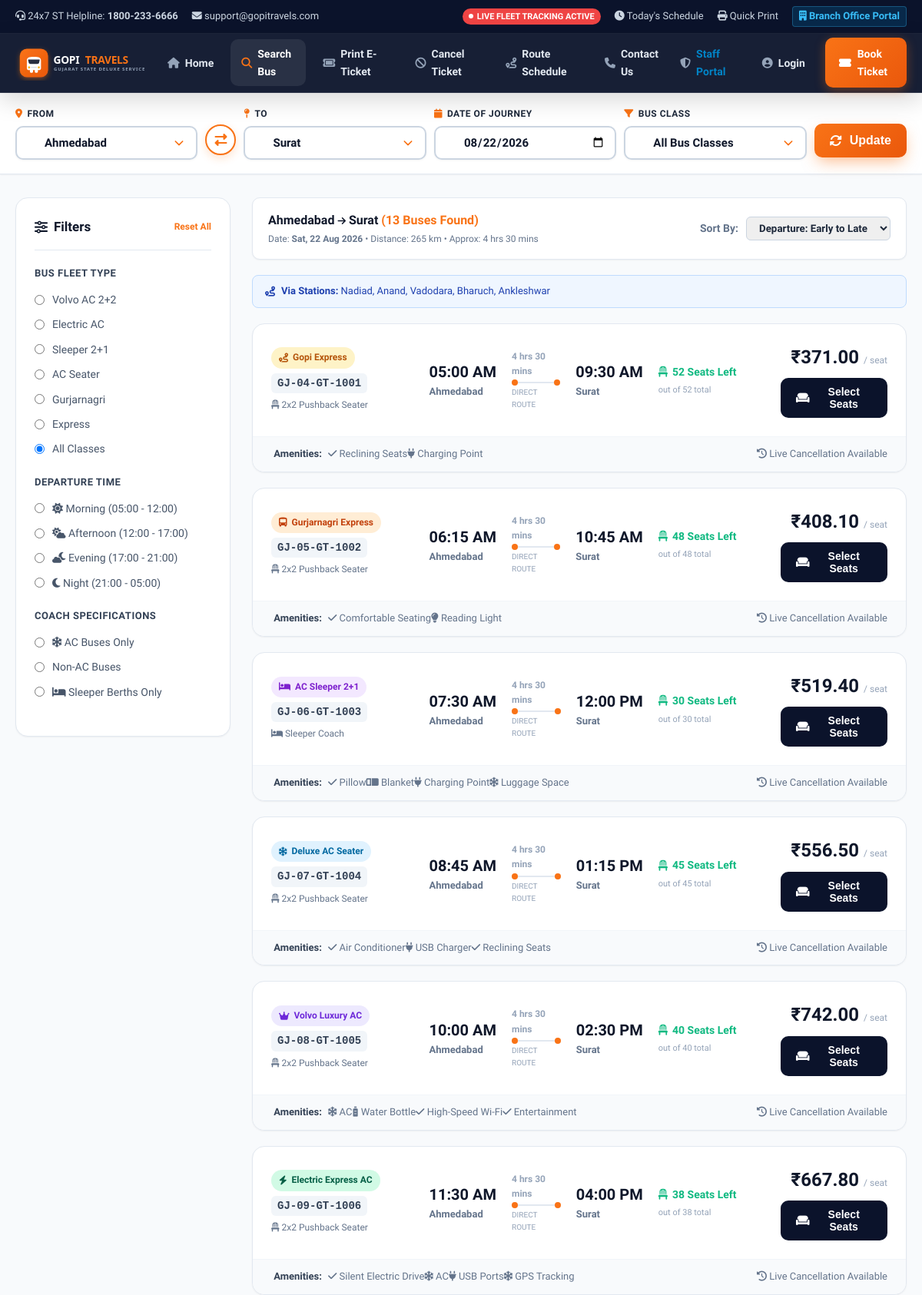
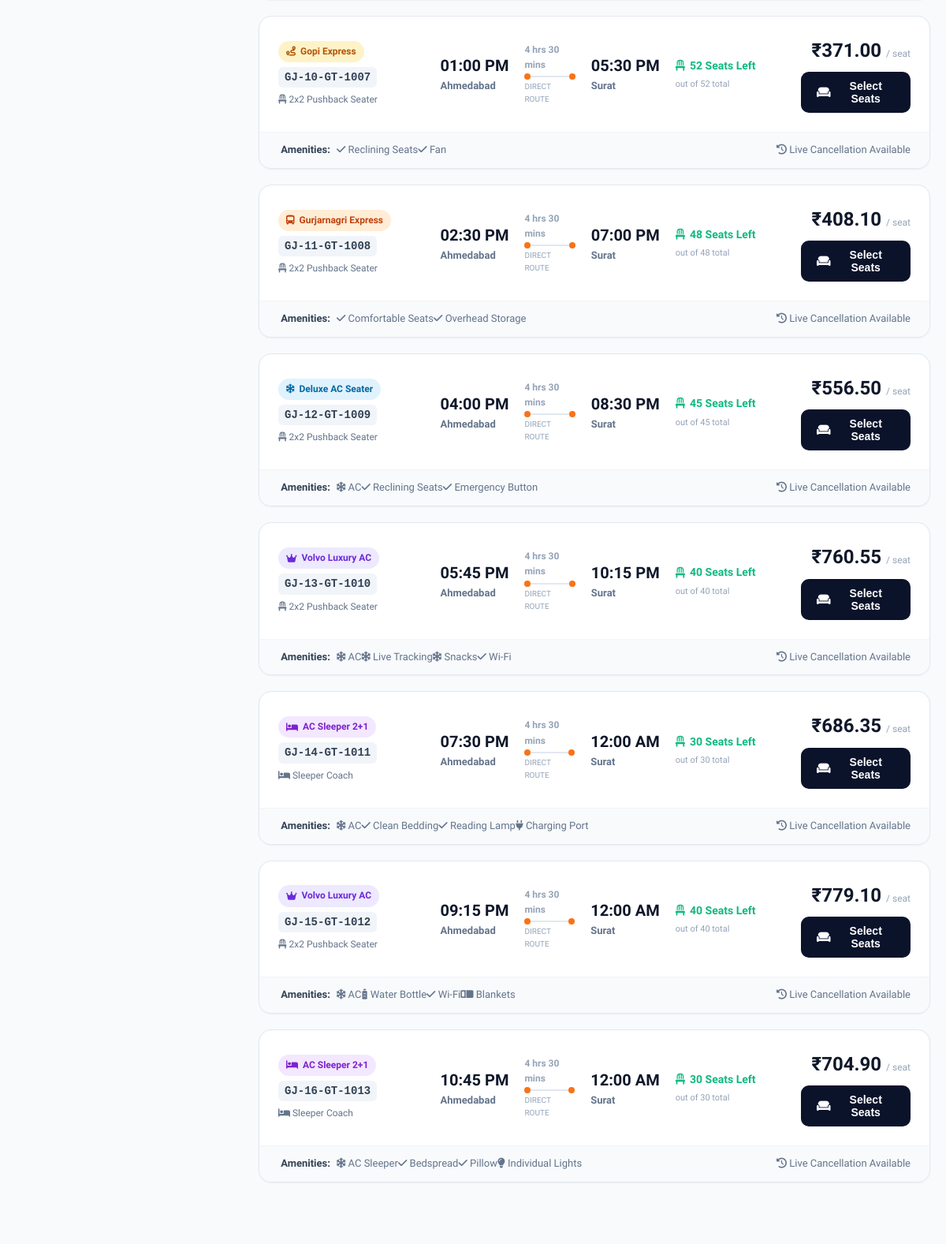
Screenshot of /search.php (upper part) with the database file from the repository (2 pictures, top to bottom).
### tables this page shows
CREATE TABLE `routes` (
  `id` INT AUTO_INCREMENT PRIMARY KEY,
  `source_city` VARCHAR(100) NOT NULL,
  `destination_city` VARCHAR(100) NOT NULL,
  `distance_km` INT NOT NULL,
  `estimated_time` VARCHAR(50) NOT NULL,
  `via_cities` VARCHAR(255) DEFAULT NULL,
  `created_at` TIMESTAMP DEFAULT CURRENT_TIMESTAMP,
  INDEX `idx_source_city` (`source_city`),
  INDEX `idx_destination_city` (`destination_city`)
);

CREATE TABLE `buses` (
  `id` INT AUTO_INCREMENT PRIMARY KEY,
  `bus_number` VARCHAR(30) NOT NULL UNIQUE,
  `route_id` INT NOT NULL,
  `bus_class` ENUM('Express', 'Gurjarnagri', 'Sleeper 2+1', 'AC Seater', 'Volvo AC 2+2', 'Electric AC') NOT NULL,
  `total_seats` INT NOT NULL DEFAULT 40,
  `fare` DECIMAL(10, 2) NOT NULL,
  `departure_time` TIME NOT NULL,
  `arrival_time` TIME NOT NULL,
  `is_ac` TINYINT(1) DEFAULT 0,
  `is_sleeper` TINYINT(1) DEFAULT 0,
  `amenities` TEXT DEFAULT NULL,
  `status` ENUM('Active', 'Maintenance', 'Cancelled') DEFAULT 'Active',
  `created_at` TIMESTAMP DEFAULT CURRENT_TIMESTAMP,
  FOREIGN KEY (`route_id`) REFERENCES `routes`(`id`) ON DELETE CASCADE,
  INDEX `idx_route_id` (`route_id`),
  INDEX `idx_bus_class` (`bus_class`)
);

### search.php (the view, shortened to what the rows shown need)
<?php
require_once __DIR__ . '/includes/header.php';
$pdo = get_db_connection();
$source = isset($_GET['source']) ? sanitize($_GET['source']) : 'Ahmedabad';
$destination = isset($_GET['destination']) ? sanitize($_GET['destination']) : 'Surat';
$journeyDate = isset($_GET['journey_date']) && !empty($_GET['journey_date']) ? sanitize($_GET['journey_date']) : date('Y-m-d');
$sortBy = isset($_GET['sort']) ? sanitize($_GET['sort']) : 'dep_asc';
$route = null;
$buses = [];
if ($pdo) {
    $routeStmt = $pdo->prepare("SELECT * FROM routes WHERE source_city = ? AND destination_city = ? LIMIT 1");
    $routeStmt->execute([$source, $destination]);
    $route = $routeStmt->fetch();
    if ($route) {
        $sql = "SELECT b.*, r.source_city, r.destination_city, r.distance_km, r.estimated_time, r.via_cities
                FROM buses b
                JOIN routes r ON b.route_id = r.id
                WHERE b.route_id = ? AND b.status = 'Active'";
        $params = [$route['id']];
        switch ($sortBy) {
            case 'dep_asc':
            default:
                $sql .= " ORDER BY b.departure_time ASC";
                break;
        }
        $busStmt = $pdo->prepare($sql);
        $busStmt->execute($params);
        $buses = $busStmt->fetchAll();
    }
}
?>
<div class="container">
    <div class="search-results-layout">
        <main>
            <div class="results-header-bar">
                <div class="results-summary">
                    <?= htmlspecialchars($source); ?> <i class="fas fa-arrow-right text-primary mx-1" style="font-size:12px;"></i> <?= htmlspecialchars($destination); ?>
                    <span>(<?= count($buses); ?> Buses Found)</span>
                    <div style="font-size:12px; color:#64748b; font-weight:500; margin-top:2px;">
                        Date: <strong><?= format_date($journeyDate); ?></strong>
                        <?php if ($route): ?>
                            &bull; Distance: <?= $route['distance_km']; ?> km &bull; Approx: <?= $route['estimated_time']; ?>
                        <?php endif; ?>
                    </div>
                </div>
            </div>
            <?php if ($route && !empty($route['via_cities'])): ?>
                <div style="background: #eff6ff; border: 1px solid #bfdbfe; border-radius: 8px; padding: 10px 16px; margin-bottom: 20px; font-size: 13px; color: #1e40af; display: flex; align-items: center; gap: 8px;">
                    <i class="fas fa-route"></i>
                    <span><strong>Via Stations:</strong> <?= htmlspecialchars($route['via_cities']); ?></span>
                </div>
            <?php endif; ?>
            <?php if (empty($buses)): ?>
                <div style="background: #ffffff; border: 1px solid #e2e8f0; border-radius: 16px; padding: 50px 20px; text-align: center; box-shadow: var(--shadow-sm);">
                    <i class="fas fa-bus-simple" style="font-size: 48px; color: #cbd5e1; margin-bottom: 16px;"></i>
                    <h3 style="font-size: 20px; font-weight: 800; color: #0f172a; margin-bottom: 8px;">No Buses Found For Selected Route / Filters</h3>
                    <p style="color: #64748b; font-size: 14px; max-width: 480px; margin: 0 auto 20px;">
                        Try resetting your filters or selecting one of the popular high-frequency routes across Gujarat.
                    </p>
                    <a href="search.php?source=Ahmedabad&destination=Surat&journey_date=<?= date('Y-m-d'); ?>" class="btn-search-bus" style="display:inline-flex; width:auto;">
                        <i class="fas fa-rotate me-2"></i> View Ahmedabad &rarr; Surat Fleet
                    </a>
                </div>
            <?php else: ?>
                <?php foreach ($buses as $bus):
                    $classMeta = get_bus_class_meta($bus['bus_class']);
                    $bookedSeats = get_booked_seats($bus['id'], $journeyDate);
                    $availableSeatsCount = max(0, $bus['total_seats'] - count($bookedSeats));
                    $jsonBookedSeats = htmlspecialchars(json_encode($bookedSeats), ENT_QUOTES, 'UTF-8');
                ?>
                    <div class="bus-card" id="busCard_<?= $bus['id']; ?>">
                        <div class="bus-card-main">
                            <div class="bus-info-block">
                                <span class="bus-class-badge <?= $classMeta['badge']; ?>">
                                    <i class="fas <?= $classMeta['icon']; ?>"></i> <?= $classMeta['tag']; ?>
                                </span>
                                <div class="bus-plate-number"><?= htmlspecialchars($bus['bus_number']); ?></div>
                                <div style="font-size:12px; color:#64748b;">
                                    <?= $bus['is_sleeper'] ? '<i class="fas fa-bed me-1 text-purple"></i> Sleeper Coach' : '<i class="fas fa-chair me-1 text-primary"></i> 2x2 Pushback Seater'; ?>
                                </div>
                            </div>
                            <div class="bus-timing-block">
                                <div class="time-col">
                                    <div class="time-val"><?= format_time($bus['departure_time']); ?></div>
                                    <div class="time-city"><?= htmlspecialchars($bus['source_city']); ?></div>
                                </div>
                                <div class="journey-duration-col">
                                    <div class="duration-text"><?= htmlspecialchars($bus['estimated_time']); ?></div>
                                    <div class="duration-line"></div>
                                    <div style="font-size:10px; color:#94a3b8; text-transform:uppercase;">Direct Route</div>
                                </div>
                                <div class="time-col">
                                    <div class="time-val"><?= format_time($bus['arrival_time']); ?></div>
                                    <div class="time-city"><?= htmlspecialchars($bus['destination_city']); ?></div>
                                </div>
                            </div>
                            <div class="bus-seats-block">
                                <div class="seats-available-badge <?= $availableSeatsCount < 10 ? 'low' : ''; ?>">
                                    <i class="fas fa-chair"></i> <?= $availableSeatsCount; ?> Seats Left
                                </div>
                                <div style="font-size:11px; color:#94a3b8;">out of <?= $bus['total_seats']; ?> total</div>
                            </div>
                            <div class="bus-pricing-cta-block">
                                <div class="fare-display">
                                    <?= format_price($bus['fare']); ?> <small>/ seat</small>
                                </div>
                                <button type="button" class="btn-select-seat" id="btnSelectSeat_<?= $bus['id']; ?>" onclick="BookingApp.toggleSeatMatrix('<?= $bus['id']; ?>', '<?= $bus['fare']; ?>', '<?= $bus['is_sleeper']; ?>', '<?= $bus['bus_number']; ?>', <?= $jsonBookedSeats; ?>)">
                                    <i class="fas fa-couch"></i> Select Seats
                                </button>
                            </div>
                        </div>
                        <div class="bus-card-footer">
                            <div style="display:flex; align-items:center; gap:8px;">
                                <strong style="color:#334155;"><i class="fas fa-sparkles text-primary me-1"></i> Amenities:</strong>
                                <?= render_amenities_icons($bus['amenities']); ?>
                            </div>
                            <div>
                                <i class="fas fa-clock-rotate-left text-muted me-1"></i> Live Cancellation Available
                            </div>
                        </div>
                    </div>
                <?php endforeach; ?>
            <?php endif; ?>
        </main>
    </div>
</div>
<?php require_once __DIR__ . '/includes/footer.php'; ?>

### includes/functions.php (shortened to what the rows shown need)
<?php
function format_price($amount) {
    return '₹' . number_format((float)$amount, 2);
}
function format_time($timeStr) {
    $time = strtotime($timeStr);
    return date('h:i A', $time);
}
function get_bus_class_meta($class) {
    switch ($class) {
        case 'Volvo AC 2+2':
            return [
                'tag' => 'Volvo Luxury AC',
                'badge' => 'badge-volvo',
                'color' => '#6366f1',
                'icon' => 'fa-crown',
                'desc' => 'Multi-Axle Ultra Luxury Air-Conditioned Coach with Pushback Seats'
            ];
        case 'Electric AC':
            return [
                'tag' => 'Electric Express AC',
                'badge' => 'badge-electric',
                'color' => '#10b981',
                'icon' => 'fa-bolt',
                'desc' => '100% Eco-Friendly Zero-Emission Silent Electric Coach'
            ];
        case 'Sleeper 2+1':
            return [
                'tag' => 'AC Sleeper 2+1',
                'badge' => 'badge-sleeper',
                'color' => '#8b5cf6',
                'icon' => 'fa-bed',
                'desc' => 'Double & Single Berths with Clean Linen and Privacy Curtains'
            ];
        case 'AC Seater':
            return [
                'tag' => 'Deluxe AC Seater',
                'badge' => 'badge-ac',
                'color' => '#0284c7',
                'icon' => 'fa-snowflake',
                'desc' => 'Comfortable Climate-Controlled Pushback Seater'
            ];
        case 'Gurjarnagri':
            return [
                'tag' => 'Gurjarnagri Express',
                'badge' => 'badge-gurjar',
                'color' => '#ea580c',
                'icon' => 'fa-bus-simple',
                'desc' => 'Gujarat State Signature Fast Deluxe 2+2 Seater'
            ];
        case 'Express':
        default:
            return [
                'tag' => 'Gopi Express',
                'badge' => 'badge-express',
                'color' => '#d97706',
                'icon' => 'fa-route',
                'desc' => 'Standard Fast Passenger Express Coach'
            ];
    }
}
function render_amenities_icons($amenitiesStr) {
    $list = explode(',', $amenitiesStr);
    $html = '<div class="amenities-list">';
    foreach ($list as $item) {
        $item = trim($item);
        $icon = 'fa-check';
        if (stripos($item, 'AC') !== false || stripos($item, 'Climate') !== false) $icon = 'fa-snowflake';
        elseif (stripos($item, 'Charging') !== false || stripos($item, 'USB') !== false) $icon = 'fa-plug';
        elseif (stripos($item, 'WiFi') !== false) $icon = 'fa-wifi';
        elseif (stripos($item, 'Water') !== false) $icon = 'fa-bottle-water';
        elseif (stripos($item, 'Blanket') !== false || stripos($item, 'Linen') !== false) $icon = 'fa-mattress-pillow';
        elseif (stripos($item, 'GPS') !== false || stripos($item, 'Tracking') !== false) $icon = 'fa-location-dot';
        elseif (stripos($item, 'Light') !== false) $icon = 'fa-lightbulb';
        elseif (stripos($item, 'CCTV') !== false || stripos($item, 'Safety') !== false) $icon = 'fa-shield-halved';
        $html .= "<span class=\"amenity-tag\" title=\"{$item}\"><i class=\"fas {$icon}\"></i> {$item}</span>";
    }
    $html .= '</div>';
    return $html;
}
function get_booked_seats($busId, $journeyDate) {
    $pdo = get_db_connection();
    $stmt = $pdo->prepare("SELECT seat_numbers FROM bookings WHERE bus_id = ? AND journey_date = ? AND booking_status = 'Confirmed'");
    $stmt->execute([$busId, $journeyDate]);
    $rows = $stmt->fetchAll(PDO::FETCH_COLUMN);
    $bookedSeats = [];
    return array_unique($bookedSeats);
}

### rows the page displays
routes: distance_km "265", estimated_time "4 hrs 30 mins", via_cities "Nadiad, Anand, Vadodara, Bharuch, Ankleshwar"
buses: bus_class "Gopi Express", bus_number "GJ-04-GT-1001", is_sleeper 0 (drawn), departure_time "05:00 AM", route.source_city "Ahmedabad", route.estimated_time "4 hrs 30 mins", arrival_time "09:30 AM", route.destination_city "Surat", total_seats "52", fare "₹371.00", amenities "Reclining Seats", amenities "Charging Point"
buses: bus_class "Gurjarnagri Express", bus_number "GJ-05-GT-1002", is_sleeper 0 (drawn), departure_time "06:15 AM", route.source_city "Ahmedabad", route.estimated_time "4 hrs 30 mins", arrival_time "10:45 AM", route.destination_city "Surat", total_seats "48", fare "₹408.10", amenities "Comfortable Seating", amenities "Reading Light"
buses: bus_class "AC Sleeper 2+1", bus_number "GJ-06-GT-1003", is_sleeper 1 (drawn), departure_time "07:30 AM", route.source_city "Ahmedabad", route.estimated_time "4 hrs 30 mins", arrival_time "12:00 PM", route.destination_city "Surat", total_seats "30", fare "₹519.40", amenities "Pillow", amenities "Blanket", amenities "Charging Point", amenities "Luggage Space"
buses: bus_class "Deluxe AC Seater", bus_number "GJ-07-GT-1004", is_sleeper 0 (drawn), departure_time "08:45 AM", route.source_city "Ahmedabad", route.estimated_time "4 hrs 30 mins", arrival_time "01:15 PM", route.destination_city "Surat", total_seats "45", fare "₹556.50", amenities "Air Conditioner", amenities "USB Charger", amenities "Reclining Seats"
buses: bus_class "Volvo Luxury AC", bus_number "GJ-08-GT-1005", is_sleeper 0 (drawn), departure_time "10:00 AM", route.source_city "Ahmedabad", route.estimated_time "4 hrs 30 mins", arrival_time "02:30 PM", route.destination_city "Surat", total_seats "40", fare "₹742.00", amenities "AC", amenities "Water Bottle", amenities "High-Speed Wi-Fi", amenities "Entertainment"
buses: bus_class "Electric Express AC", bus_number "GJ-09-GT-1006", is_sleeper 0 (drawn), departure_time "11:30 AM", route.source_city "Ahmedabad", route.estimated_time "4 hrs 30 mins", arrival_time "04:00 PM", route.destination_city "Surat", total_seats "38", fare "₹667.80", amenities "Silent Electric Drive", amenities "AC", amenities "USB Ports", amenities "GPS Tracking"
buses: bus_class "Gopi Express", bus_number "GJ-10-GT-1007", is_sleeper 0 (drawn), departure_time "01:00 PM", route.source_city "Ahmedabad", route.estimated_time "4 hrs 30 mins", arrival_time "05:30 PM", route.destination_city "Surat", total_seats "52", fare "₹371.00", amenities "Reclining Seats", amenities "Fan"
buses: bus_class "Gurjarnagri Express", bus_number "GJ-11-GT-1008", is_sleeper 0 (drawn), departure_time "02:30 PM", route.source_city "Ahmedabad", route.estimated_time "4 hrs 30 mins", arrival_time "07:00 PM", route.destination_city "Surat", total_seats "48", fare "₹408.10", amenities "Comfortable Seats", amenities "Overhead Storage"
buses: bus_class "Deluxe AC Seater", bus_number "GJ-12-GT-1009", is_sleeper 0 (drawn), departure_time "04:00 PM", route.source_city "Ahmedabad", route.estimated_time "4 hrs 30 mins", arrival_time "08:30 PM", route.destination_city "Surat", total_seats "45", fare "₹556.50", amenities "AC", amenities "Reclining Seats", amenities "Emergency Button"
buses: bus_class "Volvo Luxury AC", bus_number "GJ-13-GT-1010", is_sleeper 0 (drawn), departure_time "05:45 PM", route.source_city "Ahmedabad", route.estimated_time "4 hrs 30 mins", arrival_time "10:15 PM", route.destination_city "Surat", total_seats "40", fare "₹760.55", amenities "AC", amenities "Live Tracking", amenities "Snacks", amenities "Wi-Fi"
buses: bus_class "AC Sleeper 2+1", bus_number "GJ-14-GT-1011", is_sleeper 1 (drawn), departure_time "07:30 PM", route.source_city "Ahmedabad", route.estimated_time "4 hrs 30 mins", arrival_time "12:00 AM", route.destination_city "Surat", total_seats "30", fare "₹686.35", amenities "AC", amenities "Clean Bedding", amenities "Reading Lamp", amenities "Charging Port"
buses: bus_class "Volvo Luxury AC", bus_number "GJ-15-GT-1012", is_sleeper 0 (drawn), departure_time "09:15 PM", route.source_city "Ahmedabad", route.estimated_time "4 hrs 30 mins", arrival_time "12:00 AM", route.destination_city "Surat", total_seats "40", fare "₹779.10", amenities "AC", amenities "Water Bottle", amenities "Wi-Fi", amenities "Blankets"
buses: bus_class "AC Sleeper 2+1", bus_number "GJ-16-GT-1013", is_sleeper 1 (drawn), departure_time "10:45 PM", route.source_city "Ahmedabad", route.estimated_time "4 hrs 30 mins", arrival_time "12:00 AM", route.destination_city "Surat", total_seats "30", fare "₹704.90", amenities "AC Sleeper", amenities "Bedspread", amenities "Pillow", amenities "Individual Lights"

### other values shown
HELPLINE_NUMBER "1800-233-6666"
SUPPORT_EMAIL "support@gopitravels.com"
$cls "Volvo AC 2+2"
$cls "Electric AC"
$cls "Sleeper 2+1"
$cls "AC Seater"
$cls "Gurjarnagri"
$cls "Express"
$source "Ahmedabad"
$destination "Surat"
count($buses) "13"
format_date($journeyDate) "Sat, 22 Aug 2026"
form field source "Ahmedabad"
form field destination "Surat"
